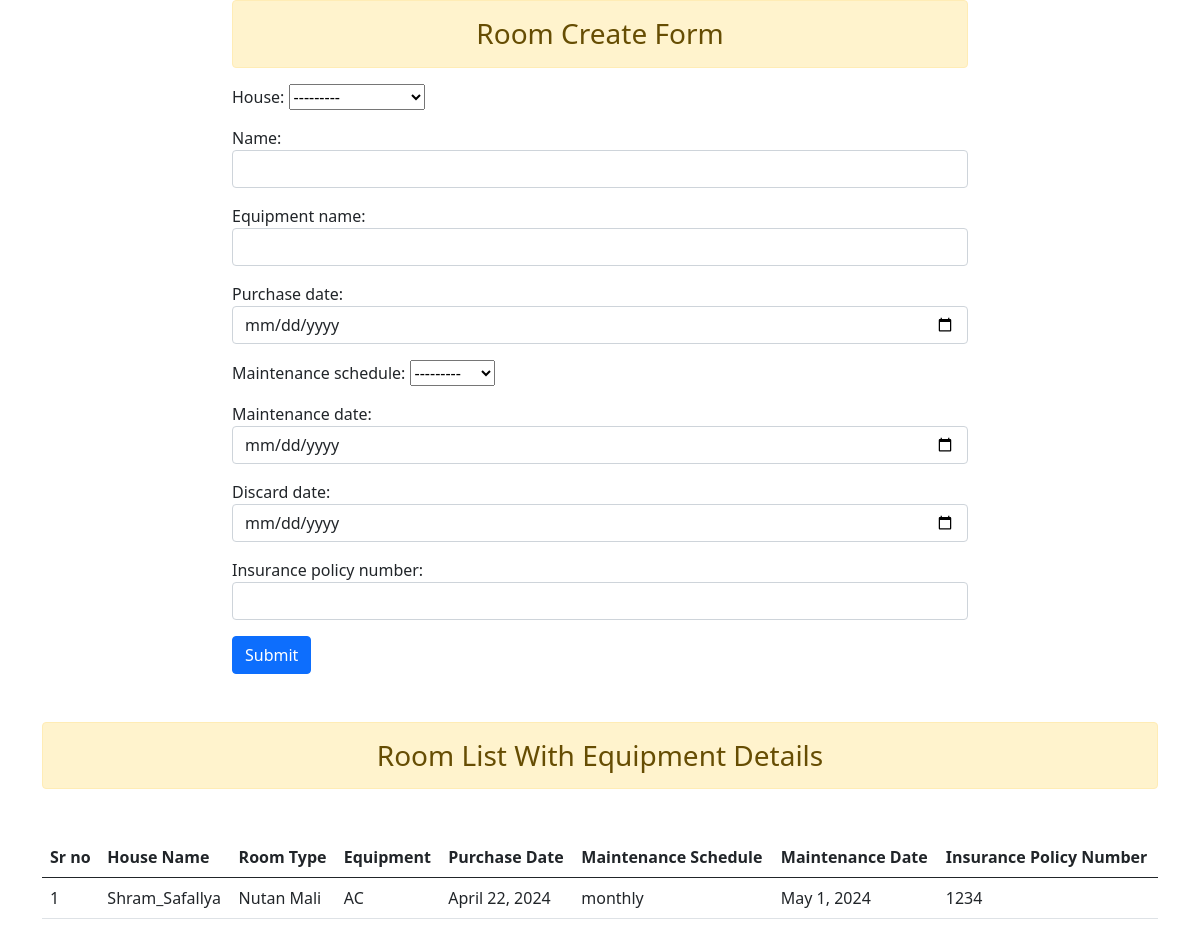
The app's page /create_room/ (signed in), older data.
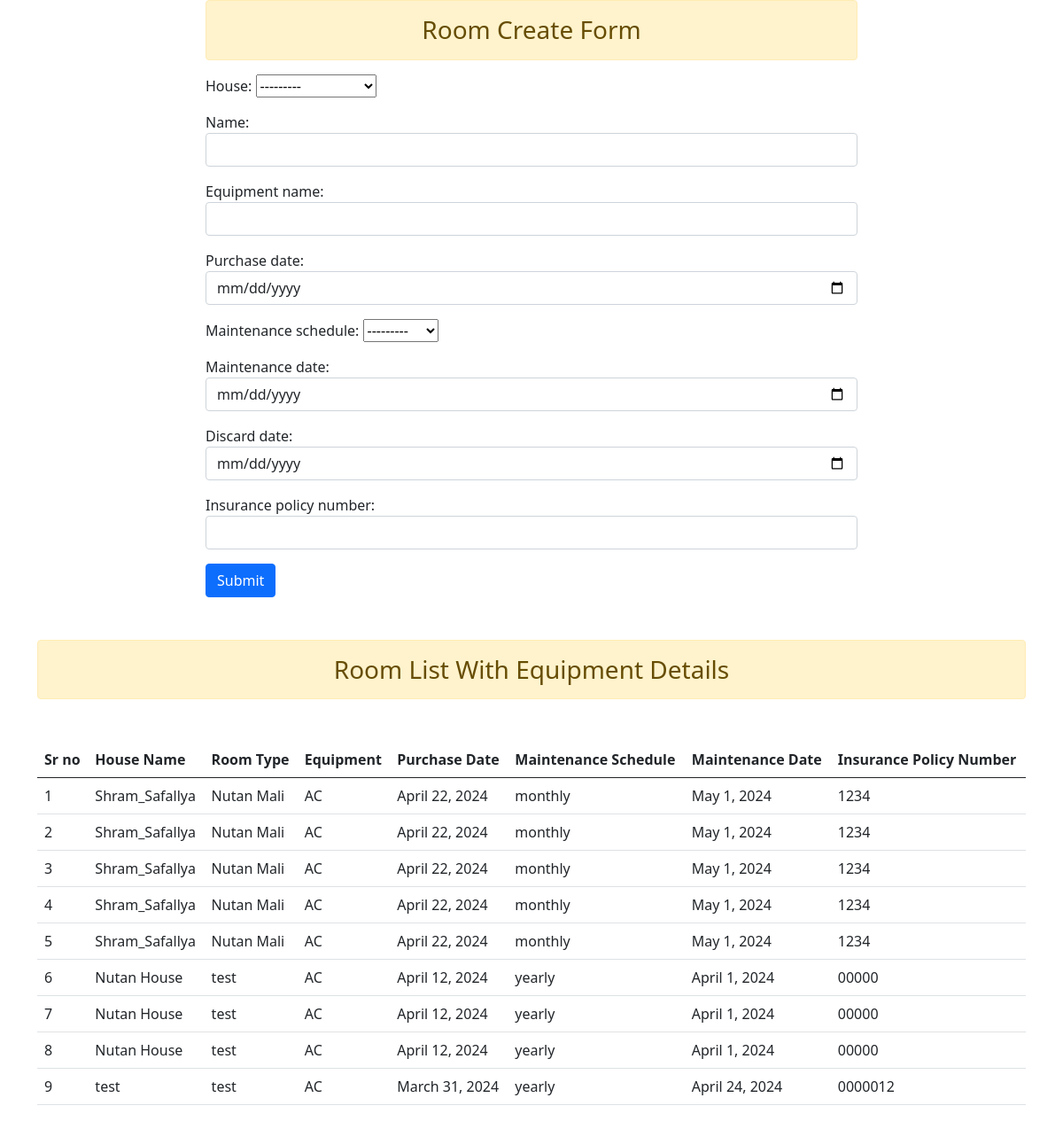
The same page, newer data.
### app1/models.py (models this page shows, shortened)
class Room(models.Model):
    house = models.ForeignKey(House, on_delete=models.CASCADE, related_name='rooms')
    user = models.ForeignKey(User, on_delete=models.CASCADE, default=1)
    name = models.CharField(max_length=100)
    equipment_name = models.CharField(max_length=100)
    purchase_date = models.DateField()
    maintenance_schedule = models.CharField(choices=[('monthly', 'Monthly'), ('yearly', 'Yearly'), ('weekly', 'Weekly')], max_length=10)
    maintenance_date = models.DateField()
    discard_date = models.DateField()
    insurance_policy_number = models.CharField(max_length=100)

class House(models.Model):
    name = models.CharField(max_length=100)
    num_rooms = models.IntegerField()
    user = models.ForeignKey(User, on_delete=models.CASCADE)
    def __str__(self):
        return self.name

### app1/views.py (the view, shortened to what this page needs)
# urls.py: path('create_room/',views.room,name='room'),
@login_required(login_url='login')
def room(request):
    form = RoomCreateForm()
    rooms = Room.objects.filter(user=request.user)  # Initial list of rooms to display
    return render(request, 'room_create.html', {'form': form, 'rooms': rooms})

### app1/forms.py
class RoomCreateForm(forms.ModelForm):
    class Meta:
        model = Room
        house = forms.ModelChoiceField(queryset=House.objects.all(), widget=forms.Select(attrs={'class': 'form-control'}))
        maintenance_schedule = forms.ModelChoiceField(queryset=House.objects.all(), widget=forms.Select(attrs={'class': 'form-control'}))
        fields =['house','name','equipment_name','purchase_date','maintenance_schedule','maintenance_date','discard_date','insurance_policy_number']
        widgets = {
            'name': forms.TextInput(attrs={'class': 'form-control'}),
            'equipment_name': forms.TextInput(attrs={'class': 'form-control'}),
            'purchase_date': forms.DateInput(attrs={'class': 'form-control', 'type': 'date'}),
            'maintenance_date' :  forms.DateInput(attrs={'class': 'form-control', 'type': 'date'}),
            'discard_date': forms.DateInput(attrs={'class': 'form-control', 'type': 'date'}),
            'insurance_policy_number': forms.TextInput(attrs={'class': 'form-control'}),
        }

### templates/room_create.html (shortened to what this page needs)
<!DOCTYPE html>
<html lang="en">
<head>
    <link href="https://cdn.jsdelivr.net/npm/bootstrap@5.0.2/dist/css/bootstrap.min.css" rel="stylesheet">
</head>
<body>
    <div class="container">
        <div class="row">
            <div class="col col-8 offset-2">
                <h3 class="alert alert-warning text-center">Room Create Form</h3>
                <form method="post">
                    {{ form.as_p }}
                    <input type="submit" value="Submit" class="btn btn-primary">
                </form>
            </div>
        </div>
    </div>
    <div class="container mt-5">
        <h3 class="alert alert-warning text-center">Room List With Equipment Details</h3>
        <table class="table my-5">
            <thead class="thead-dark">
                <tr>
                    <th scope="col">Sr no</th>
                    <th scope="col">House Name</th>
                    <th scope="col">Room Type</th>
                    <th scope="col">Equipment</th>
                    <th scope="col">Purchase Date</th>
                    <th scope="col">Maintenance Schedule</th>
                    <th scope="col">Maintenance Date</th>
                    <th scope="col">Insurance Policy Number</th>
                </tr>
            </thead>
            <tbody>
                {% for room in rooms %}
                <tr>
                    <td>{{ forloop.counter }}</td>
                    <td>{{ room.house.name }}</td>
                    <td>{{ room.name }}</td>
                    <td>{{ room.equipment_name }}</td>
                    <td>{{ room.purchase_date }}</td>
                    <td>{{ room.maintenance_schedule }}</td>
                    <td>{{ room.maintenance_date }}</td>
                    <td>{{ room.insurance_policy_number }}</td>
                </tr>
                {% endfor %}
            </tbody>
        </table>
    </div>
</body>
</html>

Row changes from the older to the newer data that the page shows:
added Room: house.name "Shram_Safallya", name "Nutan Mali", equipment_name "AC", purchase_date "April 22, 2024", maintenance_schedule "monthly", maintenance_date "May 1, 2024", insurance_policy_number "1234"
added Room: house.name "Shram_Safallya", name "Nutan Mali", equipment_name "AC", purchase_date "April 22, 2024", maintenance_schedule "monthly", maintenance_date "May 1, 2024", insurance_policy_number "1234"
added Room: house.name "Shram_Safallya", name "Nutan Mali", equipment_name "AC", purchase_date "April 22, 2024", maintenance_schedule "monthly", maintenance_date "May 1, 2024", insurance_policy_number "1234"
added Room: house.name "Shram_Safallya", name "Nutan Mali", equipment_name "AC", purchase_date "April 22, 2024", maintenance_schedule "monthly", maintenance_date "May 1, 2024", insurance_policy_number "1234"
added Room: house.name "Nutan House", name "test", equipment_name "AC", purchase_date "April 12, 2024", maintenance_schedule "yearly", maintenance_date "April 1, 2024", insurance_policy_number "00000"
added Room: house.name "Nutan House", name "test", equipment_name "AC", purchase_date "April 12, 2024", maintenance_schedule "yearly", maintenance_date "April 1, 2024", insurance_policy_number "00000"
added Room: house.name "Nutan House", name "test", equipment_name "AC", purchase_date "April 12, 2024", maintenance_schedule "yearly", maintenance_date "April 1, 2024", insurance_policy_number "00000"
added Room: house.name "test", name "test", equipment_name "AC", purchase_date "March 31, 2024", maintenance_schedule "yearly", maintenance_date "April 24, 2024", insurance_policy_number "0000012"
